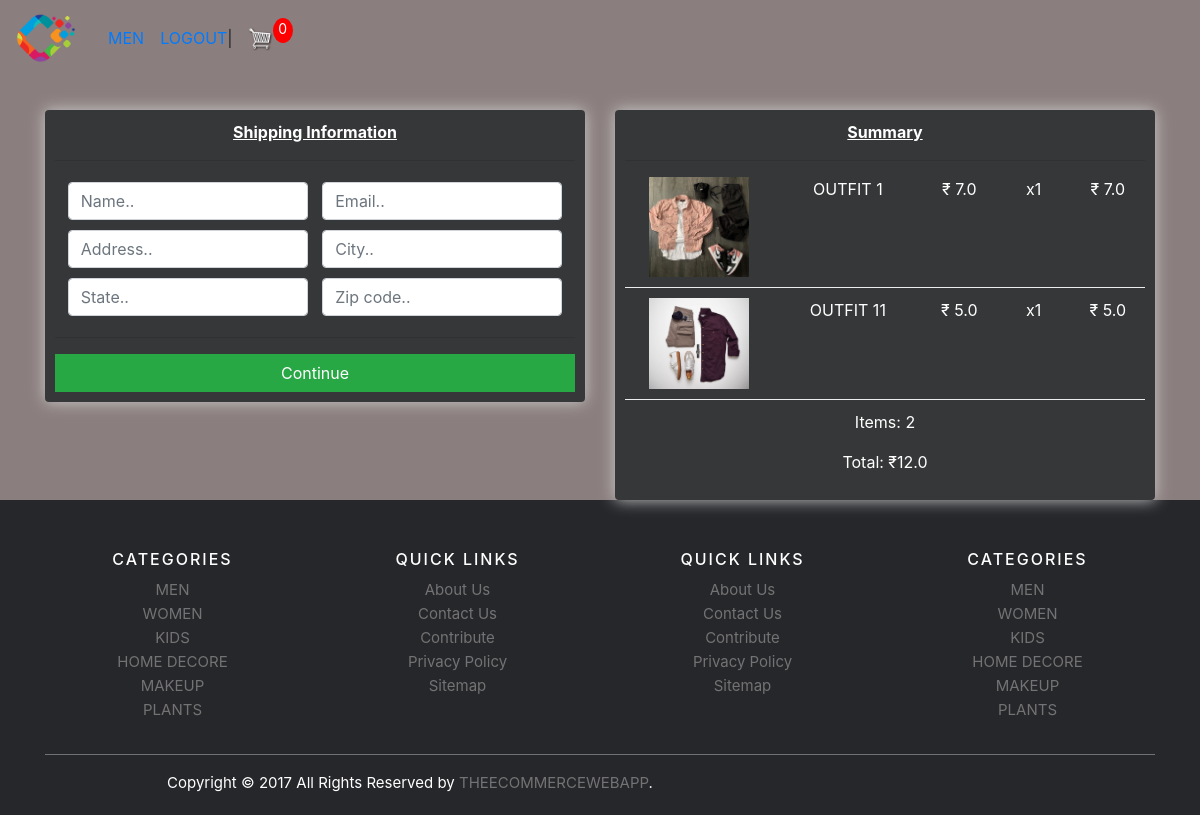
Screenshot of /checkout/ (signed in) with the database file from the repository.
### store/models.py (models this page shows, shortened)
class Orderitem(models.Model):
    product=models.ForeignKey(Product,on_delete=SET_NULL,blank=True,null=True)
    order=models.ForeignKey(Order,on_delete=SET_NULL,blank=True,null=True)
    quantity=models.IntegerField(default=0,null=True,blank=True)
    ordered = models.BooleanField(default=False)
    date_added=models.DateTimeField(auto_now_add=True)
    @property
    def get_total(self):
        total=self.product.price * self.quantity
        return total

class Product(models.Model):
    name=models.CharField(max_length=200,null=True)
    price=models.FloatField()
    image=models.ImageField(null=True,blank=True)
    slug=models.SlugField()

class Order(models.Model):
    customer=models.ForeignKey(Customer,on_delete=models.SET_NULL,blank=True,null=True)
    date_ordered=models.DateTimeField(auto_now_add=True)
    transaction_id=models.CharField(max_length=200,null=True)
    ordered=models.BooleanField(default=False)
    @property
    def get_cart_total(self):
        orderitems=self.orderitem_set.all()
        total=sum([item.get_total for item in orderitems])
        return total
    @property
    def get_cart_items(self):
        orderitems=self.orderitem_set.all()
        total=sum([item.quantity for item in orderitems])
        return total

### store/views.py (the view)
# urls.py: path('checkout/',checkout,name="checkout"),
@login_required
def checkout(request):
    customer=request.user.customer
    print("customer-------",customer)
    customer_data=Customer.objects.filter(name=customer)
    customer_id=customer_data[0].id
    print("customer_id-------",customer_id)
    order,created=Order.objects.get_or_create(customer_id=customer_id,ordered=False)
    items=order.orderitem_set.all()
    context={'data':items,'order':order}
    return render(
        request,
        'store/checkout.html',
        context
    )

### store/models.py (called while the page is built)
    def __str__(self):
        return self.name

### store/templates/store/checkout.html (shortened to what this page needs)
{% extends "menu.html" %}
{% load static %}
{% block content %}
<div class="row">
	<div class="col-lg-6">
		<div class="box-element" id="form-wrapper" style="background-color:rgb(54, 55, 56);">
                <p><u><strong>Shipping Information</strong></u></p>
            <hr>
            <form id="form" action="{% url 'shippingaddress' %}" method="POST">
                <div id="user-info">
                    <div class="form-field">
                        <input required class="form-control" type="text" name="name" placeholder="Name..">
                    </div>
                    <div class="form-field">
                        <input required class="form-control" type="email" name="email" placeholder="Email..">
                    </div>
                </div>
                <div id="shipping-info">
                    <div class="form-field">
                        <input class="form-control" type="text" name="address" placeholder="Address..">
                    </div>
                    <div class="form-field">
                        <input class="form-control" type="text" name="city" placeholder="City..">
                    </div>
                    <div class="form-field">
                        <input class="form-control" type="text" name="state" placeholder="State..">
                    </div>
                    <div class="form-field">
                        <input class="form-control" type="text" name="zipcode" placeholder="Zip code..">
                    </div>
                </div>
                <hr>
                <input id="form-button" class="btn btn-success btn-block" type="submit" value="Continue"></input>
            </form>
		</div>
        <br>
    </div>
    <div class="col-lg-6">
        <div class="box-element" style="background-color:rgb(54, 55, 56);">
            <p><u><strong> Summary</strong></u></p>
            <hr>{% for item in data %}
            <div class="cart-row">
                <div style="flex:2"><img class="row-image" src="{{item.product.image.url}}"/></div>
                <div style="flex:2"><p>{{item.product.name}}</p></div>
                <div style="flex:1"><p>₹ {{item.product.price}}</p></div>
                <div style="flex:1"><p>x{{item.quantity}}</p></div>
                <div style="flex:1"><p>₹ {{item.get_total}}</p></div>
            </div>
            {% endfor %}
            <p>Items: {{order.get_cart_items}}</p>
            <p>Total: ₹{{order.get_cart_total}}</p>
        </div>
    </div>
</div>
{% endblock content %}

### static/css/main.css (style rules this page uses)
body { background-color: hsl(0, 5%, 52%); }
.box-element { box-shadow:hsl(0, 0%, 80%) 0 0 16px; background-color: #fff; border-radius: 4px; padding: 10px; }
.col-lg-4, .col-lg-6, .col-lg-8, .col-lg-12 { margin-top: 10px; }
.btn { border-radius: 0; }
.row-image { width: 100px; }
.form-field { width:250px; display: inline-block; padding: 5px; }
.cart-row { display: flex; align-items: flex-stretch; padding-bottom: 10px; margin-bottom: 10px; border-bottom: 1px solid #ececec; }

### rows the page displays
Orderitem: product.image (picture), product.name "OUTFIT 1", product.price "7.0", quantity "1", get_total "7.0"
Orderitem: product.image (picture), product.name "OUTFIT 11", product.price "5.0", quantity "1", get_total "5.0"
Order: get_cart_items "2", get_cart_total "12.0"
